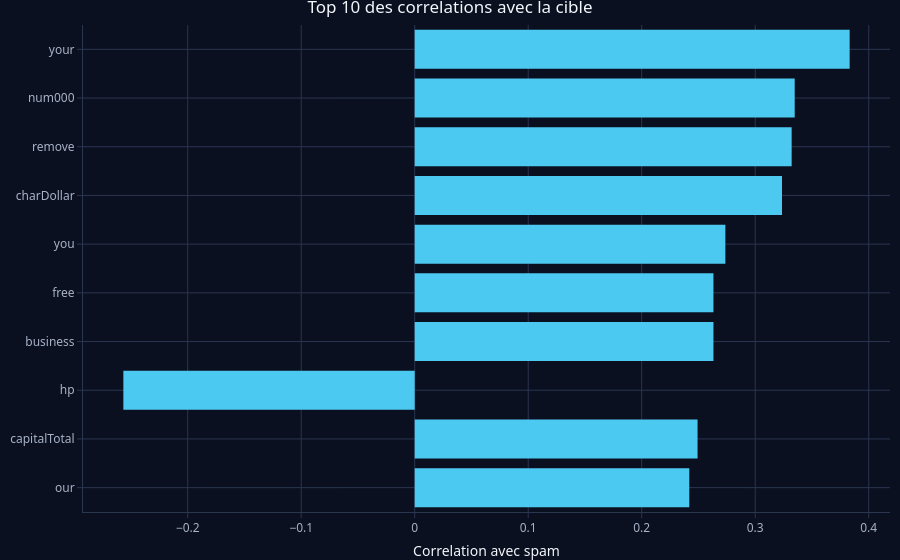

The notebook cell this image was saved under:
### Markdown cell above
#### 3. Corrélations

**Avec la cible.** On calcule la corrélation (de Pearson) entre chaque variable et l'indicatrice « spam ».

### Code cell
y01 <- as.numeric(y == "spam")
corr_cible <- sapply(X, cor, y = y01)
top <- head(corr_cible[order(-abs(corr_cible))], 10)
plot_ly(x = top, y = factor(names(top), levels = rev(names(top))), type = "bar", orientation = "h",
        marker = list(color = pick_color(0))) %>%
  layout(title = "Top 10 des correlations avec la cible", xaxis = list(title = "Correlation avec spam")) %>%
  apply_dark_theme()

### Figure 1 — Plotly figure (JSON) as saved in the notebook; plotly's stock layout.template omitted (floating-point values rounded to 4 significant figures)
{"data": [{"error_x": {"color": "rgba(76,201,240,1)"}, "error_y": {"color": "rgba(76,201,240,1)"}, "marker": {"color": "#4cc9f0", "line": {"color": "rgba(76,201,240,1)"}}, "orientation": "h", "type": "bar", "x": [0.3832, 0.3348, 0.3321, 0.3236, 0.2737, 0.2632, 0.2632, -0.2567, 0.2492, 0.2419], "xaxis": "x", "y": ["your", "num000", "remove", "charDollar", "you", "free", "business", "hp", "capitalTotal", "our"], "yaxis": "y"}], "layout": {"colorway": ["#4cc9f0", "#ff6b6b", "#ffd166", "#80ed99", "#c77dff", "#f4a261", "#90e0ef", "#e9c46a"], "font": {"color": "#f3f6fb", "family": "Segoe UI, Arial"}, "hoverlabel": {"bgcolor": "#121a2b", "font": {"color": "#f3f6fb"}}, "hovermode": "closest", "legend": {"bgcolor": "rgba(0,0,0,0)", "font": {"color": "#f3f6fb"}}, "margin": {"b": 40, "l": 60, "r": 10, "t": 25}, "paper_bgcolor": "#0b1020", "plot_bgcolor": "#0b1020", "showlegend": false, "title": "Top 10 des correlations avec la cible", "xaxis": {"automargin": true, "domain": [0, 1], "gridcolor": "#2a3550", "linecolor": "#2a3550", "tickcolor": "#2a3550", "tickfont": {"color": "#a8b3c7"}, "title": "Correlation avec spam", "zerolinecolor": "#2a3550"}, "yaxis": {"automargin": true, "categoryarray": ["our", "capitalTotal", "hp", "business", "free", "you", "charDollar", "remove", "num000", "your"], "categoryorder": "array", "domain": [0, 1], "gridcolor": "#2a3550", "linecolor": "#2a3550", "tickcolor": "#2a3550", "tickfont": {"color": "#a8b3c7"}, "title": [], "type": "category", "zerolinecolor": "#2a3550"}}}
